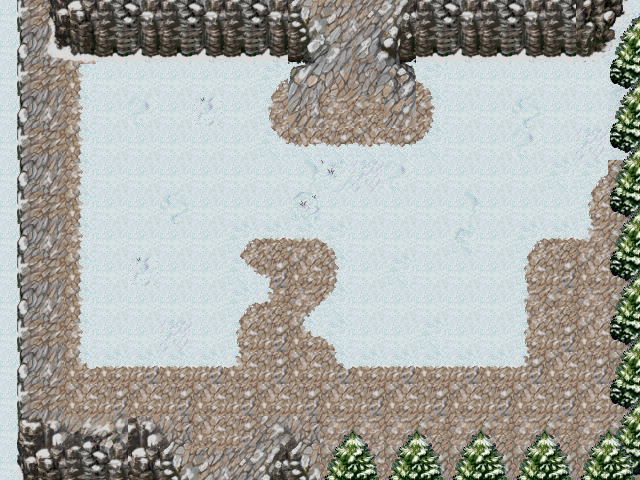

A level layout from a 2D game, rendered from its tile map. Below: a short description, then the map file with tile-grid data replaced by summaries:
An orthogonal 20x15 tile map with 32x32 px tiles, 4 tile layers (ground1, ground2, ground3, terrain1), 2 tilesets and 19 objects (portal2, portal1, arch1, monster_tank1, activator_push_pull_1, ...).

<map version="1.0" tiledversion="1.0.3" orientation="orthogonal" renderorder="right-up" width="20" height="15" tilewidth="32" tileheight="32" nextobjectid="20">
 <tileset firstgid="1" source="mountain.tsx" />
 <tileset firstgid="1025" source="terrain.tsx" />
 <layer name="ground1" width="20" height="15">
  <data>[300 cells, 300 non-empty, 30 distinct tile ids]</data>
 </layer>
 <layer name="ground2" width="20" height="15">
  <data>[300 cells, 115 non-empty, 36 distinct tile ids]</data>
 </layer>
 <layer name="ground3" width="20" height="15">
  <data>[300 cells, 28 non-empty, 18 distinct tile ids]</data>
 </layer>
 <layer name="terrain1" width="20" height="15">
  <data>[300 cells, 20 non-empty, 4 distinct tile ids]</data>
 </layer>
 <objectgroup name="collision">
  <object id="1" x="-2" y="1" width="44" height="477" />
  <object id="2" x="611" y="-1" width="34" height="480" />
  <object id="3" x="253" y="479">
   <polygon points="0,0 20,-27 26,-47 59,-36 72,-14 388,-17 390,0" />
  </object>
  <object id="4" x="184" y="480">
   <polygon points="0,0 -5,-28 -27,-57 -50,-66 -144,-64 -149,0" />
  </object>
  <object id="5" x="44" y="35">
   <polygon points="0,0 25,23 63,27 249,29 240,42 261,50 272,47 282,14 262,-37 -5,-33" />
  </object>
  <object id="6" x="608" y="51">
   <polygon points="0,0 -20,8 -187,8 -195,11 -189,25 -210,24 -229,9 -219,-52 15,-52" />
  </object>
  <object id="7" x="304" y="-2" width="86" height="12" />
  <object id="8" x="174" y="469" width="105" height="10" />
 </objectgroup>
 <objectgroup name="interactions">
  <object id="10" name="portal2" gid="1070" x="336" y="54" width="32" height="32" />
  <object id="11" name="portal1" gid="1070" x="202" y="466" width="32" height="32" />
  <object id="12" name="arch1" gid="1070" x="324" y="98" width="32" height="32" />
  <object id="13" name="monster_tank1" gid="1070" x="532" y="384" width="32" height="32" />
  <object id="14" name="activator_push_pull_1" gid="1070" x="404" y="304" width="32" height="32" />
  <object id="15" name="activator_push_pull_2" gid="1070" x="469" y="303" width="32" height="32" />
  <object id="16" name="activator_push_pull_3" gid="1070" x="396" y="242" width="32" height="32" />
  <object id="17" name="activator_push_pull_4" gid="1070" x="469" y="265" width="32" height="32" />
  <object id="18" name="golem1" gid="1070" x="449" y="143" width="32" height="32" />
  <object id="19" name="golem2" gid="1070" x="228" y="143" width="32" height="32" />
 </objectgroup>
 <objectgroup name="zindex">
  <object id="9" x="316" y="427" width="323" height="52" />
 </objectgroup>
</map>